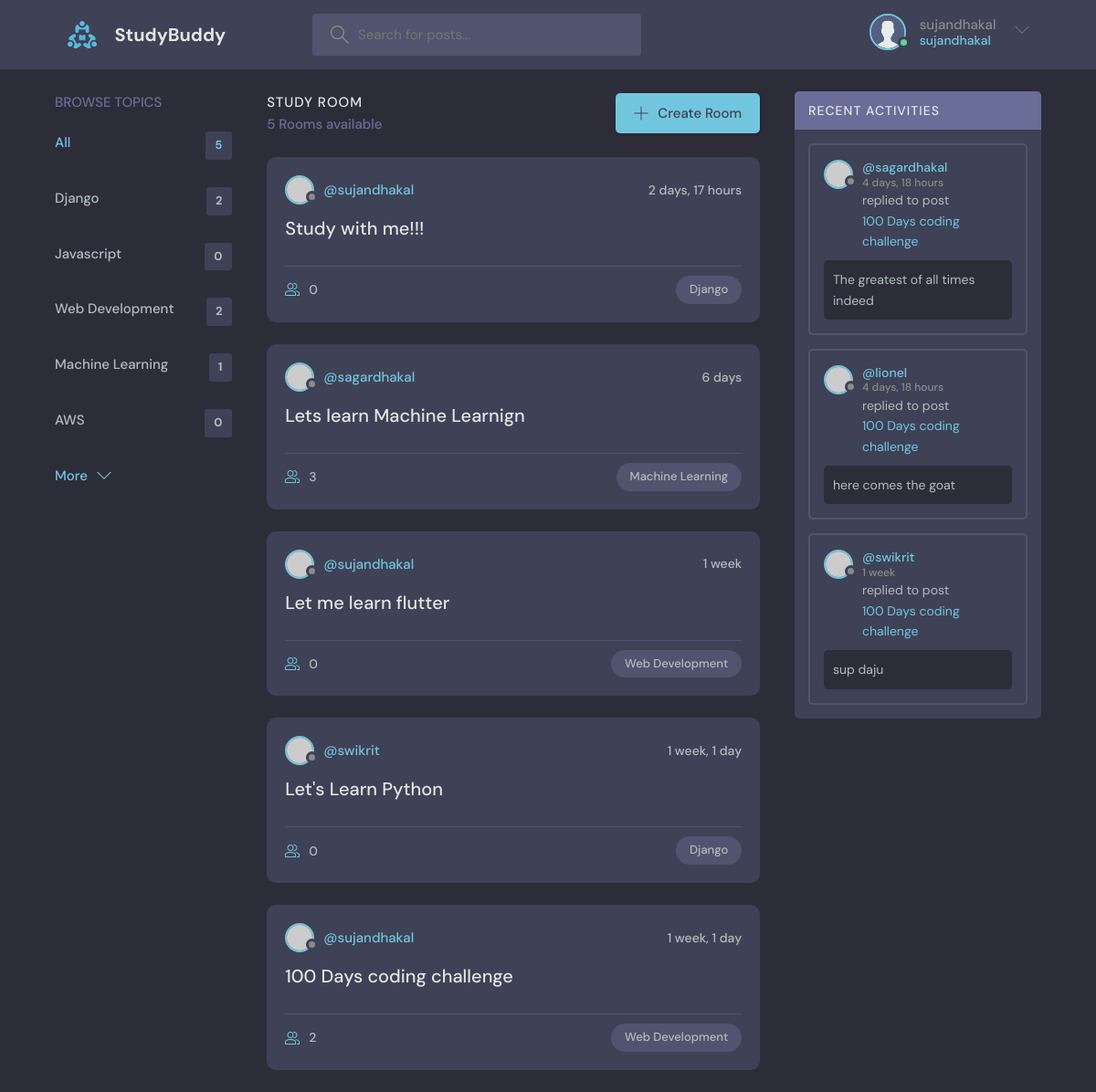
The app's page / (signed in) with its own data.
### base/models.py (models this page shows, shortened)
class Topic(models.Model):
    name = models.CharField(max_length= 200)

class Room(models.Model):
    host = models.ForeignKey(User , on_delete= models.SET_NULL , null= True)
    topic = models.ForeignKey(Topic , on_delete= models.SET_NULL , null= True)
    name = models.CharField(max_length=200)
    description = models.TextField(null= True , blank= True)
    participants = models.ManyToManyField(User , related_name='participants' , blank= True)
    updated = models.DateTimeField(auto_now= True)
    created = models.DateTimeField(auto_now_add= True)
    class Meta:
        ordering = ['-updated' , '-created']
    def __str__(self):
        return self.name

class Message(models.Model):
    user = models.ForeignKey(User , on_delete= models.CASCADE)
    room = models.ForeignKey(Room, on_delete=models.CASCADE)
    body = models.TextField()
    updated = models.DateTimeField(auto_now= True)
    created = models.DateTimeField(auto_now_add= True)

### base/views.py (the view)
# urls.py: path('' , views.home , name ='home'),
def home(request):
    q= request.GET.get('q') if request.GET.get('q') != None else ''
    rooms = Room.objects.filter(
        Q(topic__name__icontains = q ) |
        Q(name__icontains = q ) |
        Q(description__icontains = q ))
    topics = Topic.objects.all()
    room_counts = rooms.count()
    activityMessage = Message.objects.filter( Q(room__topic__name__icontains = q ) |
        Q(room__name__icontains = q )).order_by('-created')
    contex = {'rooms' : rooms  , 'topics': topics , 'rooms_counts' : room_counts, 'activityMessage' : activityMessage}
    return render(request , 'base/home.html' , contex)

### base/templates/base/home.html (shortened to what this page needs)
{% extends 'main.html' %} {% block content %}
<main class="layout layout--3">
  <div class="container">
    {% include 'base/topic-component.html' %}
    <div class="roomList">
      <div class="roomList__header">
        <div>
          <h2>Study Room</h2>
          <p>{{rooms_counts}} Rooms available</p>
        </div>
        <a class="btn btn--main" href="create-room.html">
          <svg
            version="1.1"
            xmlns="http://www.w3.org/2000/svg"
            width="32"
            height="32"
            viewBox="0 0 32 32"
          >
            <title>add</title>
            <path
              d="M16.943 0.943h-1.885v14.115h-14.115v1.885h14.115v14.115h1.885v-14.115h14.115v-1.885h-14.115v-14.115z"
            ></path>
          </svg>
          Create Room
        </a>
      </div>
      {% include 'base/feed-component.html' %}
    </div>
    <div class="activities">
      <div class="activities__header">
        <h2>Recent Activities</h2>
      </div>
      {% include 'base/activity-component.html' %}
    </div>
  </div>
</main>
{% endblock content %}

### templates/navbar.html (shortened to what this page needs)
{% load static %}
<header class="header header--loggedIn">
  <div class="container">
    <a href="{ % url 'home' %}" class="header__logo">
      <img src="{% static 'images/logo.svg' %}" />
      <h1>StudyBuddy</h1>
    </a>
    <form class="header__search" method="GET" action="{% url 'home' %}">
      <label>
        <input name="q" placeholder="Search for posts..." />
      </label>
    </form>
    <nav class="header__menu">
      {% if request.user.is_authenticated %}
      <div class="header__user">
        <a href="profile.html">
          <div class="avatar avatar--medium active">
            <img src="{% static 'images/avatar.svg' %}" />
          </div>
          <p>
            {{request.user.username}} <span>{{request.user.username}}</span>
          </p>
        </a>
        <button class="dropdown-button">
          <svg
            version="1.1"
            xmlns="http://www.w3.org/2000/svg"
            width="32"
            height="32"
            viewBox="0 0 32 32"
          >
            <title>chevron-down</title>
            <path d="M16 21l-13-13h-3l16 16 16-16h-3l-13 13z"></path>
          </svg>
        </button>
      </div>
      {% else %}
      <a href="{% url 'loginPage' %}">
        <img src="{% static 'images/avatar.svg' %}" />
        <p>Login</p>
      </a>
      {% endif %}
    </nav>
  </div>
</header>

### base/templates/base/topic-component.html
<div class="topics">
  <div class="topics__header">
    <h2>Browse Topics</h2>
  </div>
  <ul class="topics__list">
    <li>
      <a href="{% url 'home' %}" class="active"
        >All <span>{{topics.count}}</span></a
      >
    </li>
    {% for topic in topics %}
    <li>
      <a href="{% url 'home'%}?q={{topic.name}}"
        >{{topic.name}} <span>{{topic.room_set.all.count}}</span></a
      >
    </li>
    {% endfor %}
  </ul>
  <a class="btn btn--link" href="topics.html">
    More
    <svg
      version="1.1"
      xmlns="http://www.w3.org/2000/svg"
      width="32"
      height="32"
      viewBox="0 0 32 32"
    >
      <title>chevron-down</title>
      <path d="M16 21l-13-13h-3l16 16 16-16h-3l-13 13z"></path>
    </svg>
  </a>
</div>

### base/templates/base/feed-component.html (shortened to what this page needs)
{% for room in rooms %}
<div class="roomListRoom">
  <div class="roomListRoom__header">
    <a href="{% url 'userProfile' room.host.id %}" class="roomListRoom__author">
      <div class="avatar avatar--small">
        <img src="https://randomuser.me/api/portraits/women/11.jpg" />
      </div>
      <span>@{{room.host.username }}</span>
    </a>
    <div class="roomListRoom__actions">
      <span>{{room.created|timesince}}</span>
    </div>
  </div>
  <div class="roomListRoom__content">
    <a href="{% url 'room' room.id %}">{{room.name}}</a>
  </div>
  <div class="roomListRoom__meta">
    <a href="{% url 'room' room.id %}" class="roomListRoom__joined">
      {{room.participants.all.count}}
    </a>
    <p class="roomListRoom__topic">{{room.topic.name}}</p>
  </div>
</div>
{% endfor %}

### base/templates/base/activity-component.html (shortened to what this page needs)
{% for activity_message in activityMessage %}
<div class="activities__box">
  <div class="activities__boxHeader roomListRoom__header">
    <a
      href="{% url 'userProfile' activity_message.user.id %}"
      class="roomListRoom__author"
    >
      <div class="avatar avatar--small">
        <img src="https://randomuser.me/api/portraits/women/11.jpg" />
      </div>
      <p>
        @{{activity_message.user}}
        <span>{{activity_message.created|timesince}} </span>
      </p>
    </a>
  </div>
  <div class="activities__boxContent">
    <p>
      replied to post
      <a href="{% url 'room' activity_message.room.id %}"
        >{{activity_message.room}}</a
      >
    </p>
    <div class="activities__boxRoomContent">{{activity_message.body}}</div>
  </div>
</div>
{% endfor %}

### records on screen
Topic: name "Django", room_set.all.count "2"
Topic: name "Javascript", room_set.all.count "0"
Topic: name "Web Development", room_set.all.count "2"
Topic: name "Machine Learning", room_set.all.count "1"
Topic: name "AWS", room_set.all.count "0"
Room: host.username "sujandhakal", created "2 days, 17 hours", name "Study with me!!!", participants.all.count "0", topic.name "Django"
Room: host.username "sagardhakal", created "6 days", name "Lets learn Machine Learnign", participants.all.count "3", topic.name "Machine Learning"
Room: host.username "sujandhakal", created "1 week", name "Let me learn flutter", participants.all.count "0", topic.name "Web Development"
Room: host.username "swikrit", created "1 week, 1 day", name "Let's Learn Python", participants.all.count "0", topic.name "Django"
Room: host.username "sujandhakal", created "1 week, 1 day", name "100 Days coding challenge", participants.all.count "2", topic.name "Web Development"
Message: user "sagardhakal", created "4 days, 18 hours", room "100 Days coding challenge", body "The greatest of all times indeed"
Message: user "lionel", created "4 days, 18 hours", room "100 Days coding challenge", body "here comes the goat"
Message: user "swikrit", created "1 week", room "100 Days coding challenge", body "sup daju"

### other values on screen
{{ request.user.username }} "sujandhakal"
{{ topics.count }} "5"
{{ rooms_counts }} "5"
